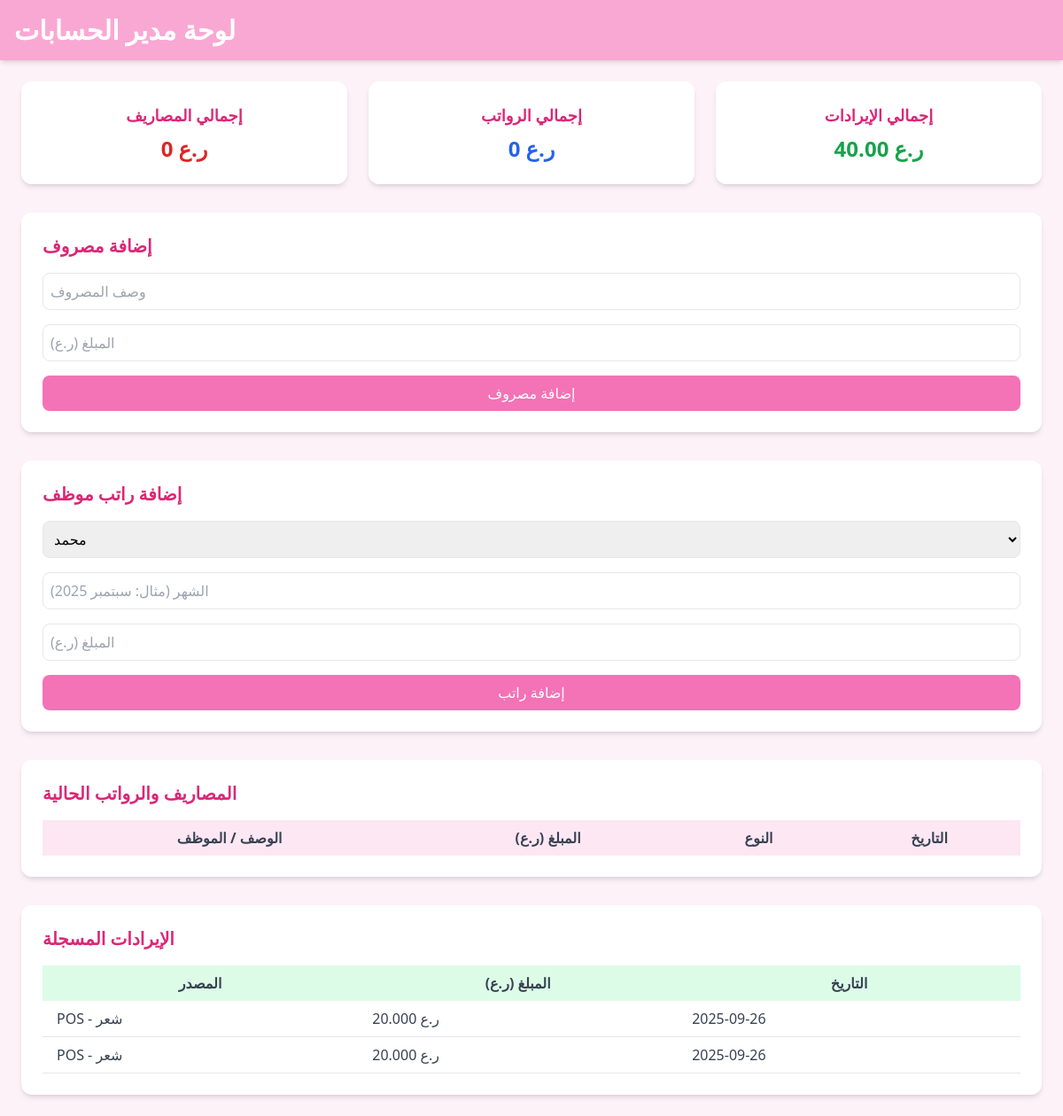
The page /accounting_dashboard (signed in) on the database as committed earlier.
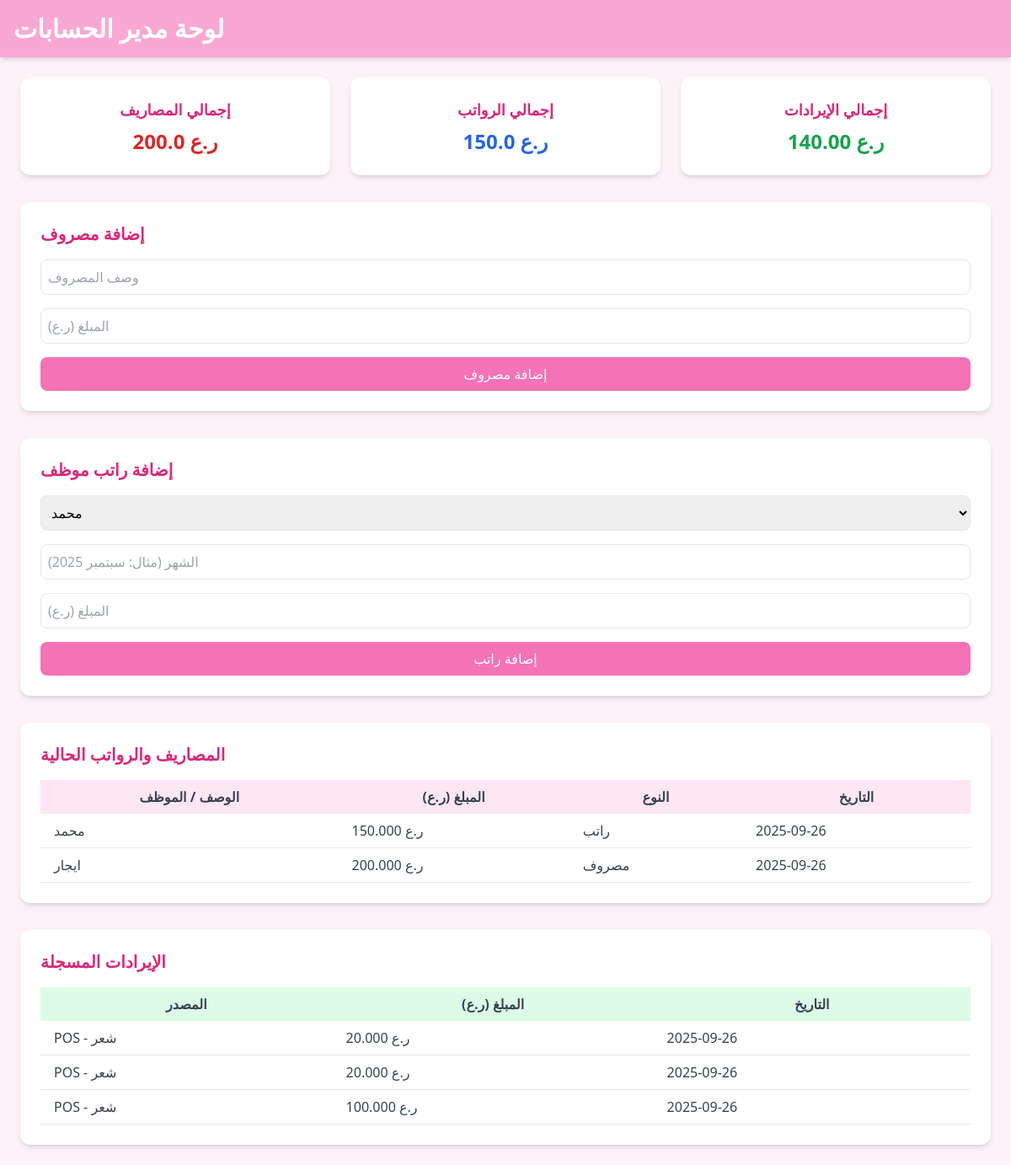
The same page on the database as committed later.
### models.py (models this page shows)
class Revenue(db.Model):
    id = db.Column(db.Integer, primary_key=True)
    source = db.Column(db.String(100))
    amount = db.Column(db.Numeric(10,2))
    date = db.Column(db.Date)

class Salary(db.Model):
    id = db.Column(db.Integer, primary_key=True)
    employee_name = db.Column(db.String(100), nullable=False)
    amount = db.Column(db.Float, nullable=False)
    month = db.Column(db.String(20), nullable=False)  # مثال: "سبتمبر 2025"
    date = db.Column(db.DateTime, default=datetime.utcnow)

class Expense(db.Model):
    id = db.Column(db.Integer, primary_key=True)
    description = db.Column(db.String(200), nullable=False)
    amount = db.Column(db.Float, nullable=False)
    date = db.Column(db.DateTime, default=datetime.utcnow)

### routes/main.py (the view)
@main_bp.route('/accounting_dashboard')
def accounting_dashboard():
    if session.get('role') not in ['admin', 'accountant']:
        return "Access Denied", 403
    total_expenses = db.session.query(func.coalesce(func.sum(Expense.amount), 0)).scalar()
    total_salaries = db.session.query(func.coalesce(func.sum(Salary.amount), 0)).scalar()
    total_revenue = db.session.query(func.coalesce(func.sum(Revenue.amount), 0)).scalar()
    employees = Employee.query.all()
    expense_records = Expense.query.order_by(Expense.date.desc()).all()
    salary_records = Salary.query.order_by(Salary.date.desc()).all()
    records = []
    for e in expense_records:
        e.type = 'expense'
        records.append(e)
    for s in salary_records:
        s.type = 'salary'
        records.append(s)
    records.sort(key=lambda x: x.date, reverse=True)
    revenues = Revenue.query.order_by(Revenue.date.desc()).all()
    return render_template(
        'accounting_dashboard.html',
        total_expenses=total_expenses,
        total_salaries=total_salaries,
        total_revenue=total_revenue,
        employees=employees,
        records=records,
        revenues=revenues
    )

### templates/accounting_dashboard.html (shortened to what this page needs)
<!DOCTYPE html>
<html lang="en">
<head>
<script src="https://cdn.tailwindcss.com"></script>
</head>
<body class="bg-pink-50 font-sans">
<header class="bg-pink-300 p-4 shadow-md">
    <h1 class="text-3xl font-bold text-white">لوحة مدير الحسابات</h1>
</header>
<main class="p-6 space-y-8">
  <div class="grid md:grid-cols-3 gap-6">
    <div class="bg-white p-6 rounded-xl shadow-md text-center">
        <h2 class="text-lg font-semibold text-pink-600 mb-2">إجمالي المصاريف</h2>
        <p class="text-2xl font-bold text-red-600">{{ total_expenses }} ر.ع</p>
    </div>
    <div class="bg-white p-6 rounded-xl shadow-md text-center">
        <h2 class="text-lg font-semibold text-pink-600 mb-2">إجمالي الرواتب</h2>
        <p class="text-2xl font-bold text-blue-600">{{ total_salaries }} ر.ع</p>
    </div>
    <div class="bg-white p-6 rounded-xl shadow-md text-center">
        <h2 class="text-lg font-semibold text-pink-600 mb-2">إجمالي الإيرادات</h2>
        <p class="text-2xl font-bold text-green-600">{{ total_revenue }} ر.ع</p>
    </div>
  </div>
  <div class="bg-white p-6 rounded-xl shadow-md">
      <h2 class="text-xl font-semibold text-pink-600 mb-4">إضافة مصروف</h2>
      <form action="{{ url_for('main.add_expense') }}" method="POST" class="space-y-4">
          <input type="text" name="description" placeholder="وصف المصروف" class="w-full p-2 border rounded-lg" required>
          <input type="number" name="amount" placeholder="المبلغ (ر.ع)" class="w-full p-2 border rounded-lg" required>
          <button type="submit" class="w-full bg-pink-400 text-white py-2 rounded-lg hover:bg-pink-500 transition">إضافة مصروف</button>
      </form>
  </div>
  <div class="bg-white p-6 rounded-xl shadow-md">
      <h2 class="text-xl font-semibold text-pink-600 mb-4">إضافة راتب موظف</h2>
      <form action="{{ url_for('main.add_salary') }}" method="POST" class="space-y-4">
          <select name="employee_name" class="w-full p-2 border rounded-lg" required>
              {% for emp in employees %}
              <option value="{{ emp.name }}">{{ emp.name }}</option>
              {% endfor %}
          </select>
          <input type="text" name="month" placeholder="الشهر (مثال: سبتمبر 2025)" class="w-full p-2 border rounded-lg" required>
          <input type="number" step="0.001" name="amount" placeholder="المبلغ (ر.ع)" class="w-full p-2 border rounded-lg" required>
          <button type="submit" class="w-full bg-pink-400 text-white py-2 rounded-lg hover:bg-pink-500 transition">إضافة راتب</button>
      </form>
  </div>
  <div class="bg-white p-6 rounded-xl shadow-md">
      <h2 class="text-xl font-semibold text-pink-600 mb-4">المصاريف والرواتب الحالية</h2>
      <table class="w-full table-auto text-gray-700">
          <thead>
              <tr class="bg-pink-100">
                  <th class="px-4 py-2">الوصف / الموظف</th>
                  <th class="px-4 py-2">المبلغ (ر.ع)</th>
                  <th class="px-4 py-2">النوع</th>
                  <th class="px-4 py-2">التاريخ</th>
              </tr>
          </thead>
          <tbody>
              {% for record in records %}
              <tr class="border-b">
                  <td class="px-4 py-2">{{ record.description if record.type=='expense' else record.employee_name }}</td>
                  <td class="px-4 py-2">{{ '%.3f'|format(record.amount) }} ر.ع</td>
                  <td class="px-4 py-2">{{ 'مصروف' if record.type=='expense' else 'راتب' }}</td>
                  <td class="px-4 py-2">{{ record.date.strftime('%Y-%m-%d') }}</td>
              </tr>
              {% endfor %}
          </tbody>
      </table>
  </div>
  <div class="bg-white p-6 rounded-xl shadow-md">
      <h2 class="text-xl font-semibold text-pink-600 mb-4">الإيرادات المسجلة</h2>
      <table class="w-full table-auto text-gray-700">
          <thead>
              <tr class="bg-green-100">
                  <th class="px-4 py-2">المصدر</th>
                  <th class="px-4 py-2">المبلغ (ر.ع)</th>
                  <th class="px-4 py-2">التاريخ</th>
              </tr>
          </thead>
          <tbody>
              {% for r in revenues %}
              <tr class="border-b">
                  <td class="px-4 py-2">{{ r.source }}</td>
                  <td class="px-4 py-2">{{ '%.3f'|format(r.amount) }} ر.ع</td>
                  <td class="px-4 py-2">{{ r.date.strftime('%Y-%m-%d') }}</td>
              </tr>
              {% endfor %}
          </tbody>
      </table>
  </div>
</main>
</body>
</html>

Rows that differ between the two databases and show on the page:
added Salary: employee_name "محمد", amount "150.000", type "راتب", date "2025-09-26"
added Expense: description "ايجار", amount "200.000", type "مصروف", date "2025-09-26"
added Revenue: source "POS - شعر", amount "100.000", date "2025-09-26"
Other text that changed with them:
{{ total_expenses }}: "0" → "200.0"
{{ total_salaries }}: "0" → "150.0"
{{ total_revenue }}: "40.00" → "140.00"
